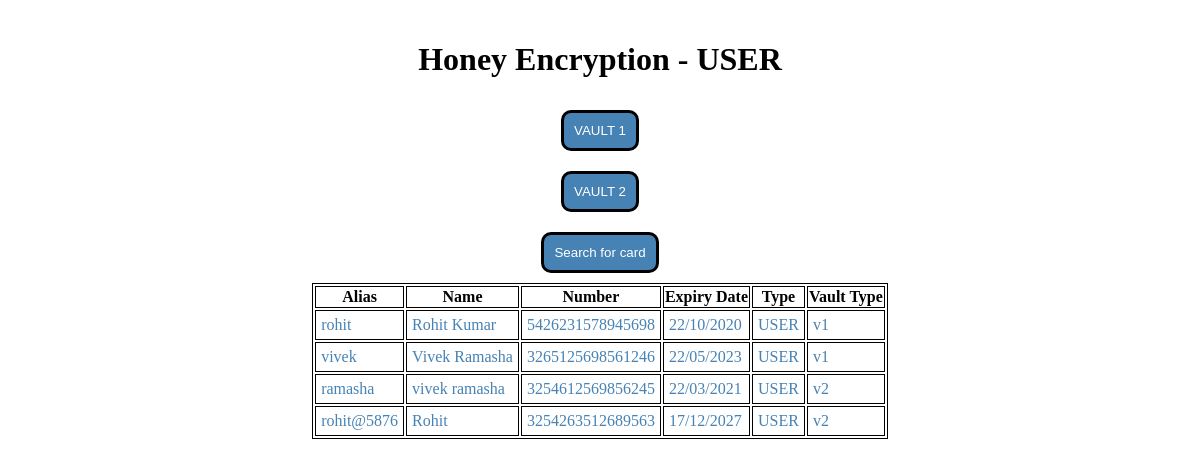
/vault/USER, run on the app's committed database.
### portal/models.py (models this page shows)
class CreditCard(models.Model):
    alias = models.CharField(max_length=200)
    name = models.CharField(max_length=200)
    number = models.CharField(max_length=200)
    expiry_date = models.CharField(max_length=200)
    password = models.CharField(max_length=200)
    type = models.CharField(max_length=200)
    vault_type = models.CharField(max_length=200)

### portal/views.py (the view)
# urls.py: url(r'^vault/(?P<type>[a-zA-Z0-9]+)$', views.vault, name='homepage'),
def vault(request, type):
    return render(request, "vault.html", {"type": type, "cards": CreditCard.objects.all()})

### templates/vault.html (shortened to what this page needs)
<!DOCTYPE html>
<html lang="en">
<head>
</head>
<body>
    <h1>Honey Encryption - {{ type }}</h1>
    {% if type == "USER" %}
        <button onclick="window.location.href='/detail/{{ type }}/v1'">VAULT 1</button>
        <button onclick="window.location.href='/detail/{{ type }}/v2'">VAULT 2</button>
        <button onclick="window.location.href='/auth/{{ type }}'">Search for card</button>
        <table>
        <thead>
            <tr>
                <th>Alias</th>
                <th>Name</th>
                <th>Number</th>
                <th>Expiry Date</th>
                <th>Type</th>
                <th>Vault Type</th>
            </tr>
        </thead>
        <tbody>
            {% for card in cards %}
            <tr>
                <td>{{ card.alias }}</td>
                <td>{{ card.name }}</td>
                <td>{{ card.number }}</td>
                <td>{{ card.expiry_date }}</td>
                <td>{{ card.type }}</td>
                <td>{{ card.vault_type }}</td>
            </tr>
            {% endfor %}
        </tbody>
    </table>
    {% else %}
        <button target="_blank" onclick="window.location.href='http://localhost:57575/'">Launch Terminal</button>
        <button onclick="window.location.href='/auth/{{ type }}'">Search for card</button>
    {% endif %}
</body>
</html>

### templates/vault.html (style rules this page uses)
body { margin-top: 20px; display: flex; flex-direction: column; align-items: center; justify-content: center; }
button { border: solid; border-color: black; border-radius: 10px; padding: 10px; background: steelblue; color: white; margin: 10px; }
table, th, td { border: 1px solid black; }
td { color: steelblue; padding: 5px; }

### data on the page
CreditCard: alias "rohit", name "Rohit Kumar", number "5426231578945698", expiry_date "22/10/2020", type "USER", vault_type "v1"
CreditCard: alias "vivek", name "Vivek Ramasha", number "3265125698561246", expiry_date "22/05/2023", type "USER", vault_type "v1"
CreditCard: alias "ramasha", name "vivek ramasha", number "3254612569856245", expiry_date "22/03/2021", type "USER", vault_type "v2"
CreditCard: alias "rohit@5876", name "Rohit", number "3254263512689563", expiry_date "17/12/2027", type "USER", vault_type "v2"

### other printed values
{{ type }} "USER"
